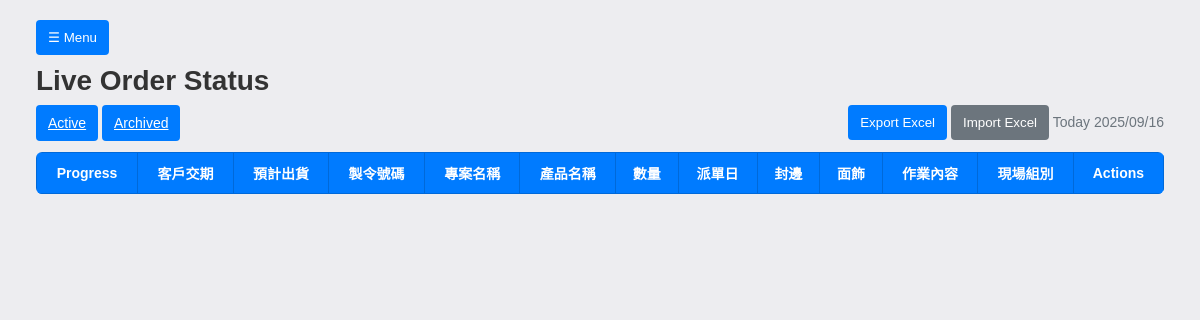
/archived, run on an earlier commit of the app's database.
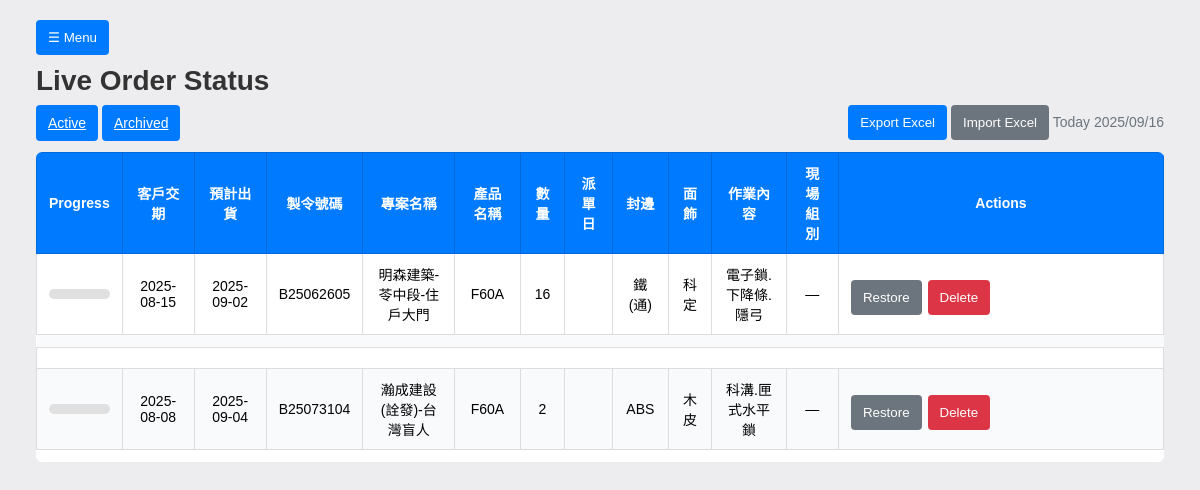
And on a later commit of the database.
### models.py (models this page shows)
class Order(Base):
    __tablename__ = "orders"
    id = Column(Integer, primary_key=True, autoincrement=True)
    manufacture_code = Column(String)
    customer        = Column(String)
    product         = Column(String)
    demand_date     = Column(String)   # stored as text like "YYYY/MM/DD"
    delivery        = Column(String)   # stored as text
    quantity        = Column(Integer, default=0)
    datecreate      = Column(String)   # stored as text
    fengbian        = Column(String)
    wallpaper       = Column(String)
    jobdesc         = Column(Text)
    archived    = Column(Boolean, default=False)   # soft archive flag
    archived_at = Column(DateTime)                 # when it was archived
    created_at = Column(DateTime, default=datetime.utcnow)
    updated_at = Column(DateTime)
    tasks = relationship("Task", back_populates="order", cascade="all, delete-orphan")

### app.py (the view, shortened to what this page needs)
@app.route("/archived")
def archived_page():
    qtext = (request.args.get("q") or "").strip()
    dfield = (request.args.get("dfield") or "any").strip()   # any | demand | delivery | datecreate
    dfrom  = (request.args.get("dfrom")  or "").strip()
    dto    = (request.args.get("dto")    or "").strip()
    df = _ymd_digits(dfrom)
    dt = _ymd_digits(dto)
    if df and not dt:
        dt = df  # single-day filter if only start is provided
    def norm_col(col):
        return func.replace(func.replace(col, '-', ''), '/', '')
    def date_cond_for(col):
        c = norm_col(col)
        preds = []
        if df: preds.append(c >= df)
        if dt: preds.append(c <= dt)
        return and_(*preds) if preds else None
    today = datetime.today().strftime("%Y/%m/%d")
    with SessionLocal() as session:
        q = session.query(Order).filter(Order.archived == True)
        orders = q.order_by(Order.id.desc()).all()
        vm = []
        for o in orders:
            done_q, total_q = order_progress(o)
            vm.append({
                "id": o.id,
                "manufacture_code": o.manufacture_code or "",
                "customer": o.customer or "",
                "product": o.product or "",
                "demand_date": o.demand_date or "",
                "delivery": o.delivery or "",
                "quantity": o.quantity or 0,
                "datecreate": o.datecreate or "",
                "fengbian": o.fengbian or "",
                "wallpaper": o.wallpaper or "",
                "jobdesc": o.jobdesc or "",
                "active_groups": ", ".join(recalc_active_groups(o)),
                "progress": (done_q, total_q),
                "sub_tasks": [
                    {
                        "id": t.id,
                        "group": t.group or "",
                        "task": t.task or "",
                        "quantity": t.quantity or 0,
                        "completed": t.completed or 0,
                        "remaining": max(0, (t.quantity or 0) - (t.completed or 0)),
                        "running": bool(getattr(t, "start_time", None) and not getattr(t, "stop_time", None)),
                        "started_at": (t.start_time.isoformat() if getattr(t, "start_time", None) else None),
                    } for t in o.tasks
                ]
            })
        return render_template("index.html", orders=vm, today_date=today, archived_page=True, qtext=qtext, dfield=dfield, dfrom=dfrom, dto=dto)

### app.py (called while the page is built)
def recalc_active_groups(order):
    groups = []
    for t in order.tasks:
        remaining = max(0, (t.quantity or 0) - (t.completed or 0))
        if remaining > 0 and t.group and t.group not in groups:
            groups.append(t.group)
    return groups

def order_progress(order):
    total_q = sum((t.quantity or 0) for t in order.tasks)
    done_q = sum((t.completed or 0) for t in order.tasks)
    return (done_q, total_q)

def _ymd_digits(s: str) -> str:
    if not s: return ""
    return re.sub(r"\D", "", s)

def fmtdate(val):
    if not val:
        return ""
    if isinstance(val, date) and not isinstance(val, datetime):
        return val.strftime("%Y-%m-%d")
    if isinstance(val, datetime):
        return val.date().strftime("%Y-%m-%d")
    s = str(val).strip()
    if not s:
        return ""
    for fmt in ("%Y-%m-%d", "%Y/%m/%d", "%Y-%m-%d %H:%M:%S", "%Y/%m/%d %H:%M:%S"):
        try:
            return datetime.strptime(s, fmt).strftime("%Y-%m-%d")
        except Exception:
            pass
    return s[:10]

### templates/index.html (shortened to what this page needs)
<!DOCTYPE html>
<html lang="zh">
<head>
  <link rel="stylesheet" href="/static/common.css">
</head>
<body class="orders-page sb-collapsed">
  <div class="layout">
  <main class="content">
  <div style="display:flex;align-items:center;gap:12px;">
    <button class="btn hamburger" onclick="toggleSidebar()">☰ Menu</button>
  </div>
  <h1>Live Order Status</h1>
  <div class="toolbar">
    <div class="left">
      <a href="/" class="btn {{ '' if archived_page else 'blue' }}">Active</a>
      <a href="/archived" class="btn {{ 'blue' if archived_page else '' }}">Archived</a>
    </div>
    <div class="right">
      <button class="btn" onclick="location.href='/export/orders.xlsx'">Export Excel</button>
      <button class="btn gray" onclick="openModal('modal-import')">Import Excel</button>
      <span style="color:#6c757d">Today {{ today_date }}</span>
    </div>
  </div>
    <table>
      <thead>
        <tr>
          <th>Progress</th>
          <th>客戶交期</th>
          <th>預計出貨</th>
          <th>製令號碼</th>
          <th>專案名稱</th>
          <th>產品名稱</th>
          <th>數量</th>
          <th>派單日</th>
          <th>封邊</th>
          <th>面飾</th>
          <th>作業內容</th>
          <th>現場組別</th>
          <th>Actions</th>
        </tr>
      </thead>
      {% for o in orders %}
      <tr id="order-{{o.id}}"
        data-demand="{{ o.demand_date|e }}"
        data-delivery="{{ o.delivery|e }}"
        data-code="{{ o.manufacture_code|e }}"
        data-customer="{{ o.customer|e }}"
        data-product="{{ o.product|e }}"
        data-qty="{{ o.quantity }}"
        data-datecreate="{{ o.datecreate|e }}"
        data-fengbian="{{ o.fengbian|e }}"
        data-wallpaper="{{ o.wallpaper|e }}"
        data-jobdesc="{{ o.jobdesc|e }}">
        <td>
          <div class="progress-bar">
          </div>
        </td>
        <td>{{ o.demand_date|fmtdate or '—' }}</td>
        <td>{{ o.delivery|fmtdate or '—' }}</td>
        <td>{{ o.manufacture_code }}</td>
        <td>{{ o.customer }}</td>
        <td>{{ o.product }}</td>
        <td>{{ o.quantity }}</td>
        <td>{{ o.datecreate }}</td>
        <td>{{ o.fengbian }}</td>
        <td>{{ o.wallpaper }}</td>
        <td>{{ o.jobdesc }}</td>
        <td id="groups-{{o.id}}">{{ o.assigned_groups or '—' }}</td>
        <td class="actions-col">
          <div class="actions-group">
            {% if archived_page == False %}
              <button class="btn green" onclick="toggleDetails({{o.id}})">Expand</button>
              <button class="btn gray" onclick="openEditOrder({{ o.id }})">Edit</button>
              <button class="btn red" onclick="deleteOrder({{ o.id }})">Delete</button>
              <button class="btn gray" onclick="archiveOrder({{ o.id }})">Archive</button>
            {% else %}
              <button class="btn gray" onclick="restoreOrder({{ o.id }})">Restore</button>
              <button class="btn red" onclick="deleteOrder({{ o.id }})">Delete</button>
            {% endif %}
          </div>
        </td>
      </tr>
      <tr>
        <td colspan="13" style="padding:0; border:0">
        </td>
      </tr>
      {% if not loop.last %}
      <tr class="order-gap"><td colspan="13" aria-hidden="true"></td></tr>
      {% endif %}
      {% endfor %}
    </table>
  </main>
  </div>
</body>
</html>

### static/common.css (style rules this page uses)
:root { --primary:#007bff; --primary-dark:#0069d9; --success:#28a745; --danger:#dc3545; --warning:#ffc107; --muted:#6c757d; --bg:#ededf0; --border:#e9ecef; }
body { font-family:Arial,sans-serif;background:var(--bg);margin:20px;font-size:14px }
h1,h2 { color:#333;margin:0 0 8px }
.layout { display:flex;min-height:100vh;gap:16px }
.content { flex:1;min-width:0;padding:0 16px }
.hamburger { display:inline-flex;align-items:center;gap:6px;position:sticky;top:10px;margin-bottom:10px;z-index:6 }
@media (min-width:901px) { body.sb-collapsed .content { padding-left:0 !important } }
.toolbar { display:flex;align-items:center;justify-content:space-between;gap:12px;margin:6px 0 12px }
.btn { padding:10px 12px;border:0;border-radius:4px;color:#fff;background:var(--primary);cursor:pointer }
.btn.gray { background:#6c757d }
.btn.red { background:var(--danger) }
table { width:100%;border-collapse:collapse;background:#fff;border-radius:6px;overflow:hidden;margin-top:12px }
th,td { border:1px solid #ddd;padding:10px 12px;text-align:center }
thead th { background:var(--primary);color:#fff;border-color:var(--primary-dark);font-weight:600 }
tbody tr:nth-child(even) td { background:#f8fafc }
.progress-bar { width:100%;height:10px;background:#e0e0e0;border-radius:6px;overflow:hidden }
.actions-col { min-width:300px;white-space:normal;overflow:visible }
.actions-group { display:flex;flex-wrap:wrap;gap:6px;margin-top:6px }
.actions-group .btn { flex:0 0 auto }

What changed in the data, as far as the page shows it:
added Order: demand_date|fmtdate "2025-08-15", delivery|fmtdate "2025-09-02", manufacture_code "B25062605", customer "明森建築-苓中段-住戶大門", product "F60A", quantity "16", fengbian "鐵(通)", wallpaper "科定", jobdesc "電子鎖.下降條.隱弓", assigned_groups "—"
added Order: demand_date|fmtdate "2025-08-08", delivery|fmtdate "2025-09-04", manufacture_code "B25073104", customer "瀚成建設(詮發)-台灣盲人", product "F60A", quantity "2", fengbian "ABS", wallpaper "木皮", jobdesc "科溝.匣式水平鎖", assigned_groups "—"
